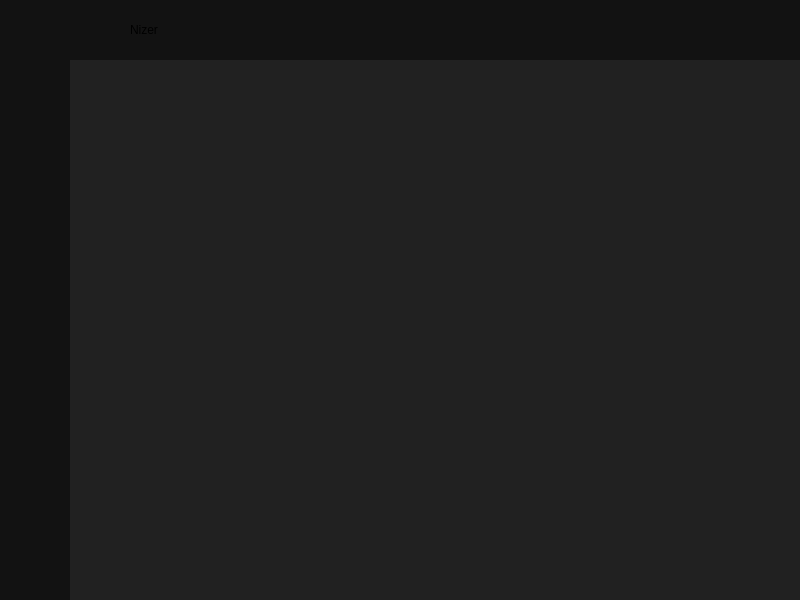
<?xml version="1.0" encoding="UTF-8"?>
<ui version="4.0">
 <class>MainWindow</class>
 <widget class="QMainWindow" name="MainWindow">
  <property name="geometry">
   <rect>
    <x>0</x>
    <y>0</y>
    <width>800</width>
    <height>600</height>
   </rect>
  </property>
  <property name="windowTitle">
   <string>MainWindow</string>
  </property>
  <property name="styleSheet">
   <string notr="true">background-color: rgb(33, 33, 33);</string>
  </property>
  <widget class="QWidget" name="centralwidget">
   <layout class="QVBoxLayout" name="verticalLayout">
    <property name="spacing">
     <number>0</number>
    </property>
    <property name="leftMargin">
     <number>0</number>
    </property>
    <property name="topMargin">
     <number>0</number>
    </property>
    <property name="rightMargin">
     <number>0</number>
    </property>
    <property name="bottomMargin">
     <number>0</number>
    </property>
    <item>
     <widget class="QFrame" name="Top_Bar">
      <property name="minimumSize">
       <size>
        <width>0</width>
        <height>60</height>
       </size>
      </property>
      <property name="maximumSize">
       <size>
        <width>16777215</width>
        <height>60</height>
       </size>
      </property>
      <property name="styleSheet">
       <string notr="true">background-color: rgb(18, 18, 18);</string>
      </property>
      <property name="frameShape">
       <enum>QFrame::NoFrame</enum>
      </property>
      <property name="frameShadow">
       <enum>QFrame::Raised</enum>
      </property>
      <layout class="QHBoxLayout" name="horizontalLayout">
       <property name="spacing">
        <number>0</number>
       </property>
       <property name="leftMargin">
        <number>0</number>
       </property>
       <property name="topMargin">
        <number>0</number>
       </property>
       <property name="rightMargin">
        <number>0</number>
       </property>
       <property name="bottomMargin">
        <number>0</number>
       </property>
       <item>
        <widget class="QFrame" name="toggleFrame">
         <property name="maximumSize">
          <size>
           <width>70</width>
           <height>40</height>
          </size>
         </property>
         <property name="frameShadow">
          <enum>QFrame::Raised</enum>
         </property>
         <layout class="QVBoxLayout" name="verticalLayout_2">
          <property name="spacing">
           <number>0</number>
          </property>
          <property name="leftMargin">
           <number>0</number>
          </property>
          <property name="topMargin">
           <number>0</number>
          </property>
          <property name="rightMargin">
           <number>0</number>
          </property>
          <property name="bottomMargin">
           <number>0</number>
          </property>
          <item>
           <widget class="QPushButton" name="Btn_toggle">
            <property name="sizePolicy">
             <sizepolicy hsizetype="Expanding" vsizetype="Expanding">
              <horstretch>0</horstretch>
              <verstretch>0</verstretch>
             </sizepolicy>
            </property>
            <property name="styleSheet">
             <string notr="true">color: rgb(255, 255, 255);
border: 0px solid;</string>
            </property>
            <property name="text">
             <string/>
            </property>
            <property name="icon">
             <iconset>
              <normaloff>../icons/tab-icon.png</normaloff>../icons/tab-icon.png</iconset>
            </property>
            <property name="iconSize">
             <size>
              <width>35</width>
              <height>35</height>
             </size>
            </property>
           </widget>
          </item>
         </layout>
        </widget>
       </item>
       <item>
        <widget class="QFrame" name="frame_top">
         <property name="frameShadow">
          <enum>QFrame::Raised</enum>
         </property>
         <layout class="QHBoxLayout" name="horizontalLayout_3">
          <property name="spacing">
           <number>0</number>
          </property>
          <property name="leftMargin">
           <number>0</number>
          </property>
          <property name="topMargin">
           <number>0</number>
          </property>
          <property name="rightMargin">
           <number>0</number>
          </property>
          <property name="bottomMargin">
           <number>0</number>
          </property>
          <item>
           <widget class="QFrame" name="frame_top_left">
            <property name="maximumSize">
             <size>
              <width>200</width>
              <height>16777215</height>
             </size>
            </property>
            <property name="frameShadow">
             <enum>QFrame::Raised</enum>
            </property>
            <layout class="QHBoxLayout" name="horizontalLayout_4">
             <item>
              <widget class="QLabel" name="NizerImage">
               <property name="maximumSize">
                <size>
                 <width>45</width>
                 <height>16777215</height>
                </size>
               </property>
               <property name="text">
                <string/>
               </property>
               <property name="textFormat">
                <enum>Qt::PlainText</enum>
               </property>
               <property name="pixmap">
                <pixmap>../icons/bacon-icon.png</pixmap>
               </property>
              </widget>
             </item>
             <item>
              <widget class="QLabel" name="NizerLabel">
               <property name="styleSheet">
                <string notr="true">font: 16pt &quot;MS Shell Dlg 2&quot;;</string>
               </property>
               <property name="text">
                <string>Nizer</string>
               </property>
               <property name="textFormat">
                <enum>Qt::AutoText</enum>
               </property>
              </widget>
             </item>
            </layout>
           </widget>
          </item>
          <item>
           <widget class="QFrame" name="frame_top_right">
            <property name="frameShadow">
             <enum>QFrame::Raised</enum>
            </property>
           </widget>
          </item>
         </layout>
        </widget>
       </item>
      </layout>
     </widget>
    </item>
    <item>
     <widget class="QFrame" name="Content">
      <property name="frameShape">
       <enum>QFrame::NoFrame</enum>
      </property>
      <property name="frameShadow">
       <enum>QFrame::Raised</enum>
      </property>
      <layout class="QHBoxLayout" name="horizontalLayout_2">
       <property name="spacing">
        <number>0</number>
       </property>
       <property name="leftMargin">
        <number>0</number>
       </property>
       <property name="topMargin">
        <number>0</number>
       </property>
       <property name="rightMargin">
        <number>0</number>
       </property>
       <property name="bottomMargin">
        <number>0</number>
       </property>
       <item>
        <widget class="QFrame" name="frame_left_menu">
         <property name="minimumSize">
          <size>
           <width>70</width>
           <height>0</height>
          </size>
         </property>
         <property name="maximumSize">
          <size>
           <width>70</width>
           <height>16777215</height>
          </size>
         </property>
         <property name="styleSheet">
          <string notr="true">background-color: rgb(18, 18, 18);</string>
         </property>
         <property name="frameShadow">
          <enum>QFrame::Raised</enum>
         </property>
         <layout class="QVBoxLayout" name="verticalLayout_3">
          <property name="spacing">
           <number>0</number>
          </property>
          <property name="leftMargin">
           <number>0</number>
          </property>
          <property name="topMargin">
           <number>0</number>
          </property>
          <property name="rightMargin">
           <number>0</number>
          </property>
          <property name="bottomMargin">
           <number>0</number>
          </property>
          <item alignment="Qt::AlignBottom">
           <widget class="QFrame" name="frame_top_menus">
            <property name="frameShadow">
             <enum>QFrame::Raised</enum>
            </property>
            <layout class="QVBoxLayout" name="verticalLayout_4">
             <property name="spacing">
              <number>0</number>
             </property>
             <property name="leftMargin">
              <number>0</number>
             </property>
             <property name="topMargin">
              <number>0</number>
             </property>
             <property name="rightMargin">
              <number>0</number>
             </property>
             <property name="bottomMargin">
              <number>0</number>
             </property>
             <item>
              <widget class="QPushButton" name="New_Session_Button">
               <property name="minimumSize">
                <size>
                 <width>0</width>
                 <height>60</height>
                </size>
               </property>
               <property name="styleSheet">
                <string notr="true">QPushButton {
color: rgb(255, 255, 255);
border: 0px solid;
}

QPushButton:hover
{
	
	background-color: rgb(28, 28, 28);
}
</string>
               </property>
               <property name="text">
                <string/>
               </property>
               <property name="icon">
                <iconset>
                 <normaloff>../icons/new-session-icon.png</normaloff>../icons/new-session-icon.png</iconset>
               </property>
               <property name="iconSize">
                <size>
                 <width>35</width>
                 <height>35</height>
                </size>
               </property>
              </widget>
             </item>
             <item>
              <widget class="QPushButton" name="Save_Button">
               <property name="minimumSize">
                <size>
                 <width>0</width>
                 <height>60</height>
                </size>
               </property>
               <property name="styleSheet">
                <string notr="true">QPushButton {
color: rgb(255, 255, 255);
border: 0px solid;
}

QPushButton:hover
{
	
	background-color: rgb(28, 28, 28);
}
</string>
               </property>
               <property name="text">
                <string/>
               </property>
               <property name="icon">
                <iconset>
                 <normaloff>../icons/save-icon.png</normaloff>../icons/save-icon.png</iconset>
               </property>
               <property name="iconSize">
                <size>
                 <width>35</width>
                 <height>35</height>
                </size>
               </property>
              </widget>
             </item>
             <item>
              <widget class="QPushButton" name="About_Us_Button">
               <property name="minimumSize">
                <size>
                 <width>0</width>
                 <height>60</height>
                </size>
               </property>
               <property name="styleSheet">
                <string notr="true">QPushButton {
color: rgb(255, 255, 255);
border: 0px solid;
}

QPushButton:hover
{
	
	background-color: rgb(28, 28, 28);
}
</string>
               </property>
               <property name="text">
                <string/>
               </property>
               <property name="icon">
                <iconset>
                 <normaloff>../icons/info-icon.png</normaloff>../icons/info-icon.png</iconset>
               </property>
               <property name="iconSize">
                <size>
                 <width>35</width>
                 <height>35</height>
                </size>
               </property>
              </widget>
             </item>
             <item>
              <widget class="QPushButton" name="Exit_Button">
               <property name="minimumSize">
                <size>
                 <width>0</width>
                 <height>60</height>
                </size>
               </property>
               <property name="styleSheet">
                <string notr="true">QPushButton {
color: rgb(255, 255, 255);
border: 0px solid;
}

QPushButton:hover
{
	
	background-color: rgb(28, 28, 28);
}
</string>
               </property>
               <property name="text">
                <string/>
               </property>
               <property name="icon">
                <iconset>
                 <normaloff>../icons/X-icon.png</normaloff>../icons/X-icon.png</iconset>
               </property>
               <property name="iconSize">
                <size>
                 <width>35</width>
                 <height>35</height>
                </size>
               </property>
              </widget>
             </item>
            </layout>
           </widget>
          </item>
         </layout>
        </widget>
       </item>
       <item>
        <widget class="QFrame" name="frame_pages">
         <property name="frameShadow">
          <enum>QFrame::Raised</enum>
         </property>
         <layout class="QVBoxLayout" name="verticalLayout_5">
          <property name="spacing">
           <number>0</number>
          </property>
          <property name="leftMargin">
           <number>0</number>
          </property>
          <property name="topMargin">
           <number>0</number>
          </property>
          <property name="rightMargin">
           <number>0</number>
          </property>
          <property name="bottomMargin">
           <number>0</number>
          </property>
          <item>
           <widget class="QScrollArea" name="scrollArea">
            <property name="frameShape">
             <enum>QFrame::NoFrame</enum>
            </property>
            <property name="widgetResizable">
             <bool>true</bool>
            </property>
            <widget class="QWidget" name="scrollableClusters">
             <property name="geometry">
              <rect>
               <x>0</x>
               <y>0</y>
               <width>730</width>
               <height>540</height>
              </rect>
             </property>
             <layout class="QVBoxLayout" name="verticalLayout_6"/>
            </widget>
           </widget>
          </item>
         </layout>
        </widget>
       </item>
      </layout>
     </widget>
    </item>
   </layout>
  </widget>
 </widget>
 <resources/>
 <connections/>
</ui>
